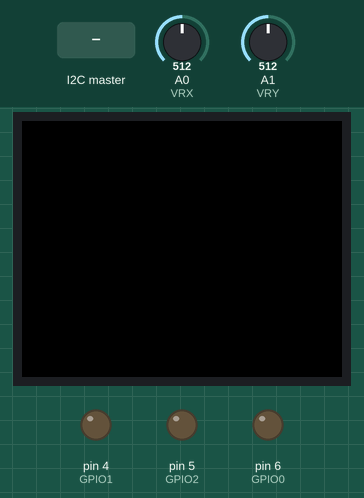
Simulated run of this sketch. Board: Arduino Uno, built with avr-gcc and run on an emulated ATmega328P. Shown: 160×128 colour display, output pins drawn as LEDs (lit = HIGH). The test bench sets the inputs (shaded band); at power-on: A0 (VRX) = 512, A1 (VRY) = 512. What the sketch prints to the serial monitor is not drawn.

Above: at 1.3 s.
1.4 s: the I2C master sends ","
At 2.6 s:
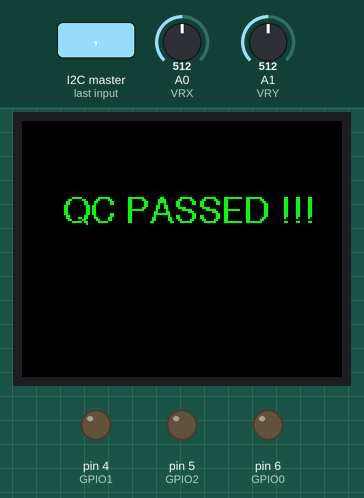
2.9 s: A0 (VRX) set to 943
4.4 s: A0 (VRX) set to 967
At 5.5 s:
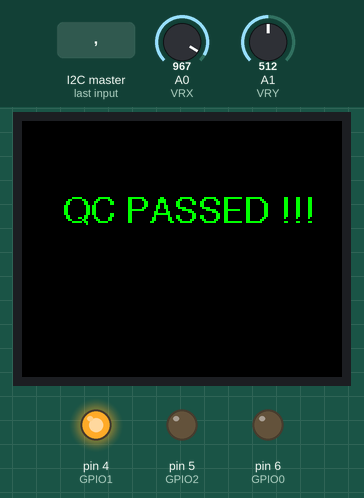
5.9 s: the I2C master sends the byte 1
Timing chart, 0 to 8.4 s (numbered marks = the images above; inputs shaded):
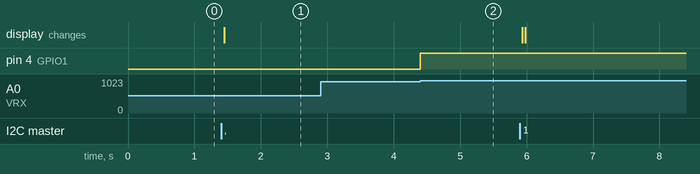

The sketch:

tft_display.ino
```cpp
#include <Adafruit_GFX.h>
#include <Adafruit_ST7735.h>
#include <Fonts/FreeSerif12pt7b.h>
#include <Fonts/FreeSansBold9pt7b.h>
#include <Fonts/FreeSans9pt7b.h>
#include <SPI.h>
#include <Wire.h>
#include <string.h>

#define TFT_DC   7 // TFT DC(A0、RS)
#define TFT_RST  8 // TFT Reset
#define TFT_CS   9 // TFT LCD CS PIN

#define VRX A0
#define VRY A1
#define GPIO0 6
#define GPIO1 4
#define GPIO2 5


Adafruit_ST7735 tft = Adafruit_ST7735(TFT_CS, TFT_DC, TFT_RST);
int has_defect = 0;
char received_str[5][5];
char display_str[4][20] = {0};
unsigned long last;

/* Joystick state
  0: neutral
  1: up
  2: down
  3: left
  4: right
*/
int8_t current_joy_state = 0;
int8_t state_set = 0;
uint16_t position_x = 0;
uint16_t position_y = 0;

void setup(void) {

  tft.initR(INITR_BLACKTAB);      // Init ST7735S chip, black tab

  tft.setRotation(1);
  tft.setCursor(5, 30);
  tft.setTextColor(ST7735_WHITE);
  tft.setFont(&FreeSerif12pt7b);
  tft.print("Joint Detection");
  tft.setCursor(5, 60);
  tft.setTextColor(ST7735_RED);
  tft.setFont(&FreeSansBold9pt7b);
  tft.print("I2C Not Working");
  tft.setCursor(0, 80);
  tft.setTextColor(ST7735_YELLOW);
  tft.setFont(&FreeSans9pt7b);

  // pinMode(VRX, INPUT);
  // pinMode(VRY, INPUT);
  pinMode(GPIO0, OUTPUT);
  pinMode(GPIO1, OUTPUT);
  pinMode(GPIO2, OUTPUT);

  Wire.begin(0x12);
  Wire.onReceive(receiveEvent);
  Serial.begin(57600);
  Serial.println("I2C Slave Started");
  tft.fillScreen(0);

  last = millis();
}

// i2c received signal handler
void receiveEvent(int numBytes){

  Serial.println("received");
  tft.fillScreen(ST7735_BLACK);
  int str_index = 0;
  int char_index = 0;

  // get i2c data
  while(Wire.available()){
    char c = Wire.read();
    if (c == ',') {
      received_str[str_index++][char_index] = '\0';
      char_index = 0;
    } else {
      received_str[str_index][char_index++] = c;
    }
  }

  // acknowledge of joystick signal
  if (received_str[0][0] == '1') {
    Serial.println("ack received");
    state_set = 0;
    current_joy_state = 0;
    return;
  }
  Serial.println("display received");
  // decode received data to display strings
  has_defect = (received_str[1][0] == '1');
  if (has_defect) {
    sprintf(display_str[0], "Defect detected!");
  } else {
    sprintf(display_str[0], "QC PASSED !!!");
  }
  sprintf(display_str[1], "Short: %s", received_str[3]);
  sprintf(display_str[2], "Excess: %s", received_str[4]);
  sprintf(display_str[3], "Poor filled: %s", received_str[2]);

  Serial.println(display_str[0]);
}

void loop() {
  position_x = analogRead(VRX);
  position_y = analogRead(VRY);

  // determine joystick state
  if (!state_set) {
    current_joy_state = 0;
    if (position_x < 70) {
      state_set = 1;
      current_joy_state = 1;
    }
    if (position_x > 950) {
      state_set = 1;
      current_joy_state = 2;
    }
    if (position_y < 70) {
      state_set = 1;
      current_joy_state = 3;
    }
    if (position_y > 950) {
      state_set = 1;
      current_joy_state = 4;
    }
  }

  // if state is set, keep sending signal until ack
  if (state_set) {
    Serial.println(current_joy_state);
    switch (current_joy_state) {
      case 1:
       digitalWrite(GPIO0, LOW);
       digitalWrite(GPIO1, LOW);
       digitalWrite(GPIO2, HIGH);
       break;
      case 2:
       digitalWrite(GPIO0, LOW);
       digitalWrite(GPIO1, HIGH);
       digitalWrite(GPIO2, LOW);
       break;
      case 3:
       digitalWrite(GPIO0, LOW);
       digitalWrite(GPIO1, HIGH);
       digitalWrite(GPIO2, HIGH);
       break;
      case 4:
       digitalWrite(GPIO0, HIGH);
       digitalWrite(GPIO1, LOW);
       digitalWrite(GPIO2, LOW);
       break;
    }
  } else {
   digitalWrite(GPIO0, LOW);
   digitalWrite(GPIO1, LOW);
   digitalWrite(GPIO2, LOW);
  }


  unsigned long now = millis();
  if (now - last < 50) return;
  if (!has_defect) {
    tft.setCursor(20, 50);
    tft.setTextSize(1.8);
    tft.setTextColor(ST7735_GREEN, ST7735_BLACK);
    tft.print(display_str[0]);
  } else {
    tft.setCursor(15, 23);
    tft.setTextSize(1.8);
    tft.setTextColor(ST7735_RED, ST7735_BLACK);
    tft.print(display_str[0]);

    for (int i = 1; i < 4; ++i) {
      tft.setCursor(15, 23 + 25 * (i));
      tft.setTextSize(1);
      tft.setTextColor(ST7735_WHITE, ST7735_BLACK);
      tft.print(display_str[i]);
    }
  }
  last = now;
}
```

Measured:
- the behaviour switches between 950 and 951 on A0 (VRX) (found by bisection; images 1 and 2)
- after the input at 1.4 s, the display: changes after 0.05 s (image 1)
- after the input at 4.4 s, pin 4 (GPIO1): LOW → HIGH at once
